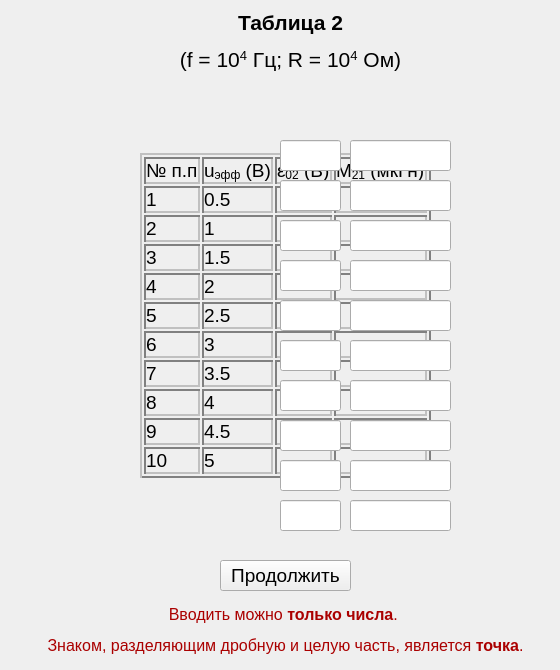
   <widget class="QWidget" name="ex_2">
    <widget class="QLabel" name="label">
     <property name="geometry">
      <rect>
       <x>80</x>
       <y>90</y>
       <width>411</width>
       <height>451</height>
      </rect>
     </property>
     <property name="font">
      <font>
       <pointsize>14</pointsize>
      </font>
     </property>
     <property name="mouseTracking">
      <bool>true</bool>
     </property>
     <property name="layoutDirection">
      <enum>Qt::RightToLeft</enum>
     </property>
     <property name="lineWidth">
      <number>1</number>
     </property>
     <property name="text">
      <string>&lt;html&gt;&lt;head/&gt;&lt;body&gt;&lt;table border=&quot;2&quot; style=&quot; margin-top:0px; margin-bottom:0px; margin-left:0px; margin-right:0px;&quot; align=&quot;center&quot; cellspacing=&quot;2&quot; cellpadding=&quot;5.5&quot;&gt;&lt;tr&gt;&lt;td&gt;&lt;p&gt;№ п.п&lt;/p&gt;&lt;/td&gt;&lt;td&gt;&lt;p&gt;u&lt;span style=&quot; vertical-align:sub;&quot;&gt;эфф&lt;/span&gt; (В)&lt;/p&gt;&lt;/td&gt;&lt;td&gt;&lt;p&gt;ε&lt;span style=&quot; vertical-align:sub;&quot;&gt;02&lt;/span&gt; (В)&lt;/p&gt;&lt;/td&gt;&lt;td&gt;&lt;p&gt;М&lt;span style=&quot; vertical-align:sub;&quot;&gt;21&lt;/span&gt; (мкГн)&lt;/p&gt;&lt;/td&gt;&lt;/tr&gt;&lt;tr&gt;&lt;td&gt;&lt;p&gt;1&lt;/p&gt;&lt;/td&gt;&lt;td&gt;&lt;p&gt;0.5&lt;/p&gt;&lt;/td&gt;&lt;td/&gt;&lt;td/&gt;&lt;/tr&gt;&lt;tr&gt;&lt;td&gt;&lt;p&gt;2&lt;/p&gt;&lt;/td&gt;&lt;td&gt;&lt;p&gt;1&lt;/p&gt;&lt;/td&gt;&lt;td/&gt;&lt;td/&gt;&lt;/tr&gt;&lt;tr&gt;&lt;td&gt;&lt;p&gt;3&lt;/p&gt;&lt;/td&gt;&lt;td&gt;&lt;p&gt;1.5&lt;/p&gt;&lt;/td&gt;&lt;td/&gt;&lt;td/&gt;&lt;/tr&gt;&lt;tr&gt;&lt;td&gt;&lt;p&gt;4&lt;/p&gt;&lt;/td&gt;&lt;td&gt;&lt;p&gt;2&lt;/p&gt;&lt;/td&gt;&lt;td/&gt;&lt;td/&gt;&lt;/tr&gt;&lt;tr&gt;&lt;td&gt;&lt;p&gt;5&lt;/p&gt;&lt;/td&gt;&lt;td&gt;&lt;p&gt;2.5&lt;/p&gt;&lt;/td&gt;&lt;td/&gt;&lt;td/&gt;&lt;/tr&gt;&lt;tr&gt;&lt;td&gt;&lt;p&gt;6&lt;/p&gt;&lt;/td&gt;&lt;td&gt;&lt;p&gt;3&lt;/p&gt;&lt;/td&gt;&lt;td/&gt;&lt;td/&gt;&lt;/tr&gt;&lt;tr&gt;&lt;td&gt;&lt;p&gt;7&lt;/p&gt;&lt;/td&gt;&lt;td&gt;&lt;p&gt;3.5&lt;/p&gt;&lt;/td&gt;&lt;td/&gt;&lt;td/&gt;&lt;/tr&gt;&lt;tr&gt;&lt;td&gt;&lt;p&gt;8&lt;/p&gt;&lt;/td&gt;&lt;td&gt;&lt;p&gt;4&lt;/p&gt;&lt;/td&gt;&lt;td/&gt;&lt;td/&gt;&lt;/tr&gt;&lt;tr&gt;&lt;td&gt;&lt;p&gt;9&lt;/p&gt;&lt;/td&gt;&lt;td&gt;&lt;p&gt;4.5&lt;/p&gt;&lt;/td&gt;&lt;td/&gt;&lt;td/&gt;&lt;/tr&gt;&lt;tr&gt;&lt;td&gt;&lt;p&gt;10&lt;/p&gt;&lt;/td&gt;&lt;td&gt;&lt;p&gt;5&lt;/p&gt;&lt;/td&gt;&lt;td/&gt;&lt;td/&gt;&lt;/tr&gt;&lt;/table&gt;&lt;/body&gt;&lt;/html&gt;</string>
     </property>
     <property name="scaledContents">
      <bool>false</bool>
     </property>
     <property name="wordWrap">
      <bool>false</bool>
     </property>
     <property name="openExternalLinks">
      <bool>false</bool>
     </property>
    </widget>
    <widget class="QLabel" name="label_2">
     <property name="geometry">
      <rect>
       <x>170</x>
       <y>10</y>
       <width>241</width>
       <height>61</height>
      </rect>
     </property>
     <property name="font">
      <font>
       <pointsize>16</pointsize>
      </font>
     </property>
     <property name="text">
      <string>&lt;html&gt;&lt;head/&gt;&lt;body&gt;&lt;p align=&quot;center&quot;&gt;&lt;span style=&quot; font-weight:600;&quot;&gt;Таблица 2&lt;/span&gt;&lt;/p&gt;&lt;p align=&quot;center&quot;&gt;(f = 10&lt;span style=&quot; vertical-align:super;&quot;&gt;4&lt;/span&gt; Гц; R = 10&lt;span style=&quot; vertical-align:super;&quot;&gt;4&lt;/span&gt; Ом)&lt;/p&gt;&lt;/body&gt;&lt;/html&gt;</string>
     </property>
    </widget>
    <widget class="QLineEdit" name="ex_2_E_1">
     <property name="geometry">
      <rect>
       <x>280</x>
       <y>140</y>
       <width>61</width>
       <height>31</height>
      </rect>
     </property>
     <property name="font">
      <font>
       <pointsize>14</pointsize>
      </font>
     </property>
    </widget>
    <widget class="QPushButton" name="go_ex_3">
     <property name="geometry">
      <rect>
       <x>220</x>
       <y>560</y>
       <width>131</width>
       <height>31</height>
      </rect>
     </property>
     <property name="font">
      <font>
       <pointsize>14</pointsize>
      </font>
     </property>
     <property name="text">
      <string>Продолжить</string>
     </property>
    </widget>
    <widget class="QLineEdit" name="ex_2_M_1">
     <property name="geometry">
      <rect>
       <x>350</x>
       <y>140</y>
       <width>101</width>
       <height>31</height>
      </rect>
     </property>
     <property name="font">
      <font>
       <pointsize>14</pointsize>
      </font>
     </property>
    </widget>
    <widget class="QLineEdit" name="ex_2_E_2">
     <property name="geometry">
      <rect>
       <x>280</x>
       <y>180</y>
       <width>61</width>
       <height>31</height>
      </rect>
     </property>
     <property name="font">
      <font>
       <pointsize>14</pointsize>
      </font>
     </property>
    </widget>
    <widget class="QLineEdit" name="ex_2_E_3">
     <property name="geometry">
      <rect>
       <x>280</x>
       <y>220</y>
       <width>61</width>
       <height>31</height>
      </rect>
     </property>
     <property name="font">
      <font>
       <pointsize>14</pointsize>
      </font>
     </property>
    </widget>
    <widget class="QLineEdit" name="ex_2_E_4">
     <property name="geometry">
      <rect>
       <x>280</x>
       <y>260</y>
       <width>61</width>
       <height>31</height>
      </rect>
     </property>
     <property name="font">
      <font>
       <pointsize>14</pointsize>
      </font>
     </property>
    </widget>
    <widget class="QLineEdit" name="ex_2_E_5">
     <property name="geometry">
      <rect>
       <x>280</x>
       <y>300</y>
       <width>61</width>
       <height>31</height>
      </rect>
     </property>
     <property name="font">
      <font>
       <pointsize>14</pointsize>
      </font>
     </property>
    </widget>
    <widget class="QLineEdit" name="ex_2_E_6">
     <property name="geometry">
      <rect>
       <x>280</x>
       <y>340</y>
       <width>61</width>
       <height>31</height>
      </rect>
     </property>
     <property name="font">
      <font>
       <pointsize>14</pointsize>
      </font>
     </property>
    </widget>
    <widget class="QLineEdit" name="ex_2_E_7">
     <property name="geometry">
      <rect>
       <x>280</x>
       <y>380</y>
       <width>61</width>
       <height>31</height>
      </rect>
     </property>
     <property name="font">
      <font>
       <pointsize>14</pointsize>
      </font>
     </property>
    </widget>
    <widget class="QLineEdit" name="ex_2_E_8">
     <property name="geometry">
      <rect>
       <x>280</x>
       <y>420</y>
       <width>61</width>
       <height>31</height>
      </rect>
     </property>
     <property name="font">
      <font>
       <pointsize>14</pointsize>
      </font>
     </property>
    </widget>
    <widget class="QLineEdit" name="ex_2_E_9">
     <property name="geometry">
      <rect>
       <x>280</x>
       <y>460</y>
       <width>61</width>
       <height>31</height>
      </rect>
     </property>
     <property name="font">
      <font>
       <pointsize>14</pointsize>
      </font>
     </property>
    </widget>
    <widget class="QLineEdit" name="ex_2_E_10">
     <property name="geometry">
      <rect>
       <x>280</x>
       <y>500</y>
       <width>61</width>
       <height>31</height>
      </rect>
     </property>
     <property name="font">
      <font>
       <pointsize>14</pointsize>
      </font>
     </property>
    </widget>
    <widget class="QLineEdit" name="ex_2_M_2">
     <property name="geometry">
      <rect>
       <x>350</x>
       <y>180</y>
       <width>101</width>
       <height>31</height>
      </rect>
     </property>
     <property name="font">
      <font>
       <pointsize>14</pointsize>
      </font>
     </property>
    </widget>
    <widget class="QLineEdit" name="ex_2_M_3">
     <property name="geometry">
      <rect>
       <x>350</x>
       <y>220</y>
       <width>101</width>
       <height>31</height>
      </rect>
     </property>
     <property name="font">
      <font>
       <pointsize>14</pointsize>
      </font>
     </property>
    </widget>
    <widget class="QLineEdit" name="ex_2_M_4">
     <property name="geometry">
      <rect>
       <x>350</x>
       <y>260</y>
       <width>101</width>
       <height>31</height>
      </rect>
     </property>
     <property name="font">
      <font>
       <pointsize>14</pointsize>
      </font>
     </property>
    </widget>
    <widget class="QLineEdit" name="ex_2_M_5">
     <property name="geometry">
      <rect>
       <x>350</x>
       <y>300</y>
       <width>101</width>
       <height>31</height>
      </rect>
     </property>
     <property name="font">
      <font>
       <pointsize>14</pointsize>
      </font>
     </property>
    </widget>
    <widget class="QLineEdit" name="ex_2_M_6">
     <property name="geometry">
      <rect>
       <x>350</x>
       <y>340</y>
       <width>101</width>
       <height>31</height>
      </rect>
     </property>
     <property name="font">
      <font>
       <pointsize>14</pointsize>
      </font>
     </property>
    </widget>
    <widget class="QLineEdit" name="ex_2_M_7">
     <property name="geometry">
      <rect>
       <x>350</x>
       <y>380</y>
       <width>101</width>
       <height>31</height>
      </rect>
     </property>
     <property name="font">
      <font>
       <pointsize>14</pointsize>
      </font>
     </property>
    </widget>
    <widget class="QLineEdit" name="ex_2_M_8">
     <property name="geometry">
      <rect>
       <x>350</x>
       <y>420</y>
       <width>101</width>
       <height>31</height>
      </rect>
     </property>
     <property name="font">
      <font>
       <pointsize>14</pointsize>
      </font>
     </property>
    </widget>
    <widget class="QLineEdit" name="ex_2_M_9">
     <property name="geometry">
      <rect>
       <x>350</x>
       <y>460</y>
       <width>101</width>
       <height>31</height>
      </rect>
     </property>
     <property name="font">
      <font>
       <pointsize>14</pointsize>
      </font>
     </property>
    </widget>
    <widget class="QLineEdit" name="ex_2_M_10">
     <property name="geometry">
      <rect>
       <x>350</x>
       <y>500</y>
       <width>101</width>
       <height>31</height>
      </rect>
     </property>
     <property name="font">
      <font>
       <pointsize>14</pointsize>
      </font>
     </property>
    </widget>
    <widget class="QLabel" name="label_14">
     <property name="geometry">
      <rect>
       <x>20</x>
       <y>600</y>
       <width>531</width>
       <height>61</height>
      </rect>
     </property>
     <property name="font">
      <font>
       <pointsize>13</pointsize>
      </font>
     </property>
     <property name="text">
      <string>&lt;html&gt;&lt;head/&gt;&lt;body&gt;&lt;p align=&quot;center&quot;&gt;&lt;span style=&quot; font-size:12pt; color:#aa0000;&quot;&gt;Вводить можно &lt;/span&gt;&lt;span style=&quot; font-size:12pt; font-weight:600; color:#aa0000;&quot;&gt;только числа&lt;/span&gt;&lt;span style=&quot; font-size:12pt; color:#aa0000;&quot;&gt;. &lt;/span&gt;&lt;/p&gt;&lt;p align=&quot;center&quot;&gt;&lt;span style=&quot; font-size:12pt; color:#aa0000;&quot;&gt;Знаком, разделяющим дробную и целую часть, является &lt;/span&gt;&lt;span style=&quot; font-size:12pt; font-weight:600; color:#aa0000;&quot;&gt;точка&lt;/span&gt;&lt;span style=&quot; font-size:12pt; color:#aa0000;&quot;&gt;.&lt;/span&gt;&lt;/p&gt;&lt;/body&gt;&lt;/html&gt;</string>
     </property>
    </widget>
   </widget>
